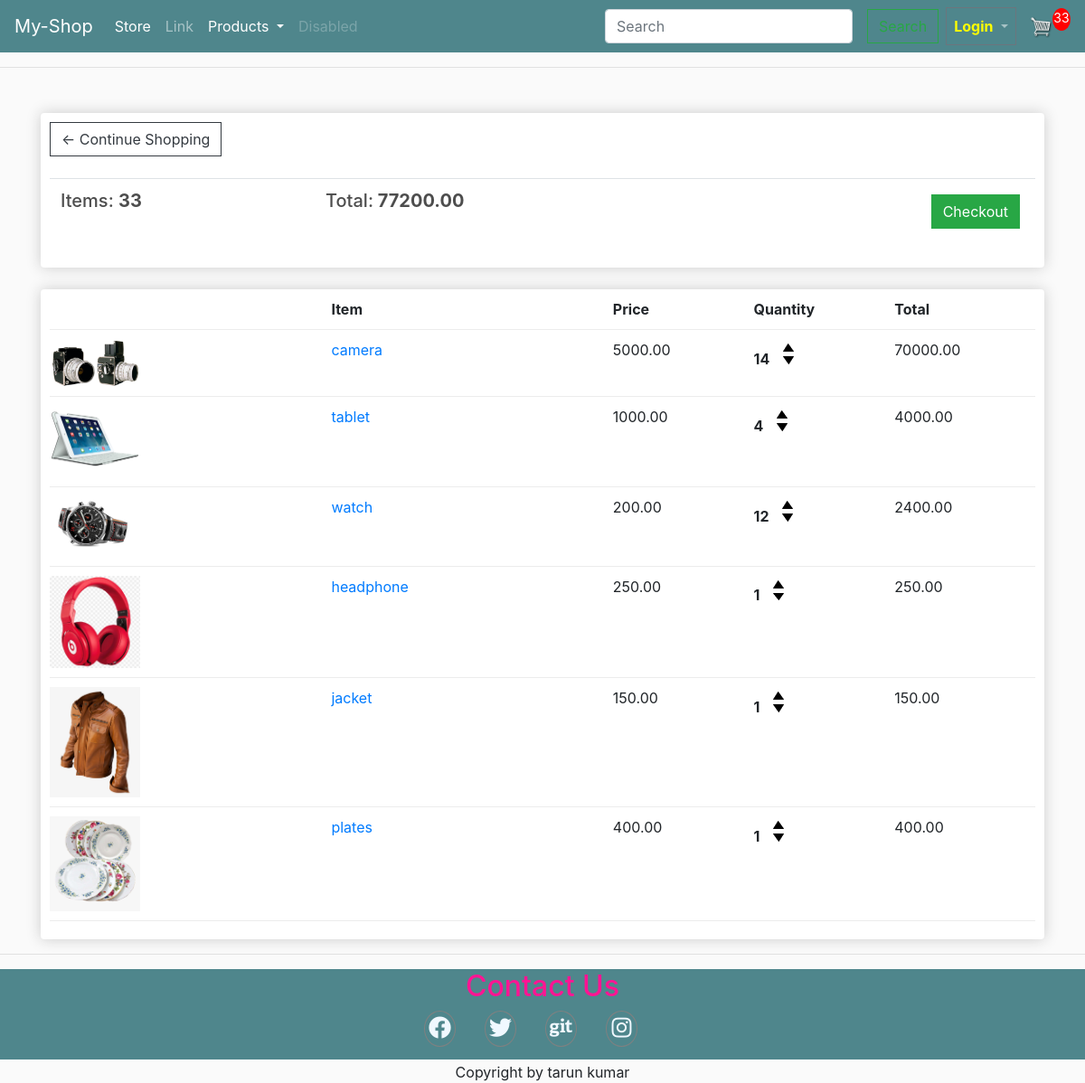
The page /cart/ (signed in) on the database as committed earlier.
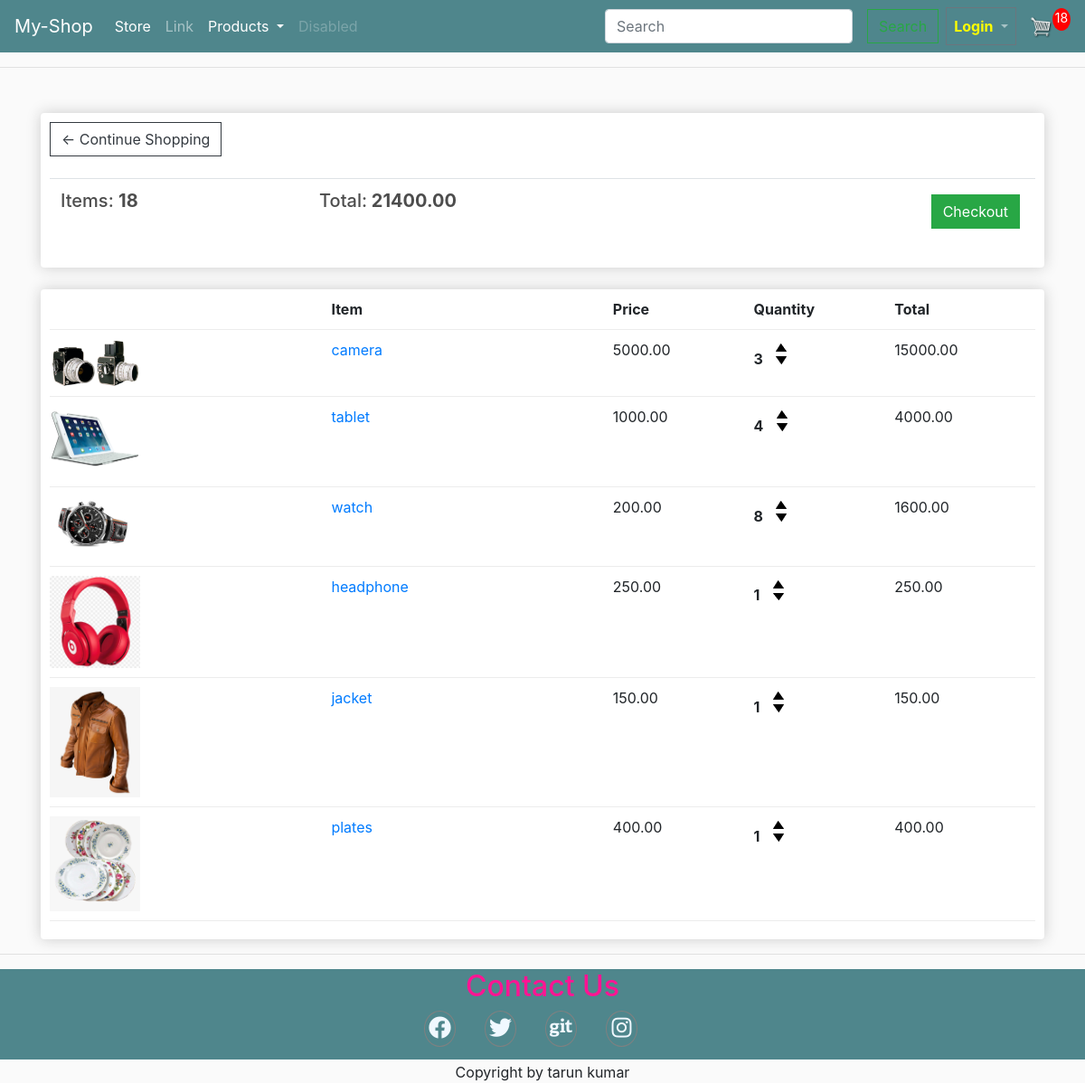
The same page on the database as committed later.
### store/models.py (models this page shows, shortened)
class Order(models.Model):
    customer = models.ForeignKey(Customer, on_delete=models.SET_NULL, blank=True,null=True)
    date_order = models.DateTimeField( auto_now_add=True)
    complete =  models.BooleanField(default=False,null=True,blank=False)
    transaction_id = models.CharField( max_length=200,null=True)
    @property
    def get_cart_total(self):
        orderitems = self.orderitem_set.all()
        total = sum([item.get_total for item in orderitems])
        return total
    @property
    def get_cart_items(self):
        orderitems = self.orderitem_set.all()
        total = sum([item.quantity for item in orderitems])
        return total

class OrderItem(models.Model):
    product = models.ForeignKey(Product, on_delete=models.SET_NULL, blank=True,null=True)
    order = models.ForeignKey(Order, on_delete=models.SET_NULL, blank=True,null=True)
    quantity = models.IntegerField(default=0, null=True,blank=True)
    date_added = models.DateTimeField(auto_now_add=True)
    @property
    def get_total(self):
        total = self.product.price * self.quantity
        return total

class Product(models.Model):
    name = models.CharField(null=True, max_length=50)
    modeltype = models.CharField(null=True, max_length=50)
    price = models.DecimalField( max_digits=7, decimal_places=2)
    productDetail = models.TextField(null=True,blank=True)
    degital = models.BooleanField(default=False,null=True,blank=False)
    image = models.ImageField(null=True,blank=True)
    @property
    def imageURL(self):
        try:
            url = self.image.url
        except:
            url = ''
        return url

### store/views.py (the view)
# urls.py: path('cart/', views.cart, name="cart"),
def cart(request):
	if request.user.is_authenticated:
		customer = request.user.customer
		order,created = Order.objects.get_or_create(customer=customer,complete=False)
		items = order.orderitem_set.all()
		cartItems = order.get_cart_items
	else:
		items = []
		order = {'get_cart_total':0, 'get_cart_item':0,'shipping':False}
		cartItems = order.get_cart_items
		return redirect('login_attampt')
	context = {'items':items,'order':order,'cartItems':cartItems}
	return render(request, 'store/cart.html', context)

### store/templates/store/cart.html (shortened to what this page needs)
{% extends 'store/main.html' %}
{% load static %}
{% block content %}
</head>
<body>
	<div class="row">
		<div class="col-lg-12">
			<div class="box-element">
				<a  class="btn btn-outline-dark" href="{% url 'store' %}">&#x2190; Continue Shopping</a>
				<br>
				<br>
				<table class="table">
					<tr>
						<th><h5>Items: <strong>{{order.get_cart_items}}</strong></h5></th>
						<th><h5>Total:<strong> {{order.get_cart_total}}</strong></h5></th>
						<th>
							<a  style="float:right; margin:5px;" class="btn btn-success" href="{% url 'checkout' %}">Checkout</a>
						</th>
					</tr>
				</table>
			</div>
			<br>
			<div class="box-element">
				<div class="cart-row">
					<div style="flex:2"></div>
					<div style="flex:2"><strong>Item</strong></div>
					<div style="flex:1"><strong>Price</strong></div>
					<div style="flex:1"><strong>Quantity</strong></div>
					<div style="flex:1"><strong>Total</strong></div>
				</div>
				{% for item in items %}
				<div class="cart-row">
					<div style="flex:2"><img class="row-image" src="{{item.product.imageURL}}"></div>
					<div style="flex:2"><a class="" href="{% url 'product_detail' item.product.name %}">{{item.product.name}}</a></div>
					<div style="flex:1"><p>{{item.product.price|floatformat:2}}</p></div>
					<div style="flex:1">
						<p class="quantity">{{item.quantity}}</p>
						<div class="quantity">
							<img data-product="{{item.product.id}}"data-action="add" class="chg-quantity update-cart add" src="{% static  'images/arrow-up.png' %}">
							<img data-product="{{item.product.id}}"data-action="remove" class="chg-quantity update-cart remove" src="{% static  'images/arrow-down.png' %}">
						</div>
					</div>
					<div style="flex:1"><p>{{item.get_total}}</p></div>
				</div>
				{% endfor %}
			</div>
		</div>
	</div>
{% endblock content %}

### store/templates/store/main.html (shortened to what this page needs)
<!DOCTYPE html> {% load static %}
<html>
<head>
    <link rel="stylesheet" href="https://stackpath.bootstrapcdn.com/bootstrap/4.4.1/css/bootstrap.min.css">
    <link rel="stylesheet" type="text/css" href="{% static 'css/main.css' %}">
    <link rel="stylesheet" href="https://use.fontawesome.com/releases/v5.8.1/css/all.css">
</head>
<body>
    <nav class="navbar navbar-expand-lg navbar-dark bg-dark">
        <a class="navbar-brand" href="{% url 'store' %}">My-Shop</a>
        <div class="collapse navbar-collapse" id="navbarSupportedContent">
            <ul class="navbar-nav mr-auto">
                <li class="nav-item active">
                    <a class="nav-link" href="{% url 'store' %}">Store <span class="sr-only">(current)</span></a>
                </li>
                <li class="nav-item">
                    <a class="nav-link" href="#">Link</a>
                </li>
                <li class="nav-item dropdown">
                    <a class="nav-link dropdown-toggle active" href="#" id="navbarDropdown" role="button" data-toggle="dropdown" aria-haspopup="true" aria-expanded="false">
          Products
        </a>
                </li>
                <li class="nav-item">
                    <a class="nav-link disabled" href="#">Disabled</a>
                </li>
            </ul>
            <form class="form-inline my-2 my-lg-0">
                <input class="form-control mr-sm-2" type="search" placeholder="Search" aria-label="Search">
                <button class="btn btn-outline-success my-2 my-sm-0 mx-2" type="submit">Search</button>
            </form>
        </div>
        <div class="form-inline my-2 my-lg-0">
            <ul class="navbar-nav mr-auto">
                <li class="nav-item dropdown">
                    <a class="nav-link dropdown-toggle btn btn-outline-secondary" href="#" id="navbarDropdown" role="button" data-toggle="dropdown" aria-haspopup="true" aria-expanded="false">
                        <strong style="color:yellow">Login</strong>
                    </a>
                </li>
            </ul>
            <a href="{% url 'cart' %}">
                <img id="cart-icon" src="{% static 'images/cart.png' %}">
            </a>
            <p id="cart-total">{{cartItems}}</p>
        </div>
    </nav>
    <hr>
    <div class="container">
        <br> {% block content %} {% endblock content %}
    </div>
    <hr>
    <footer>
        <div class="container text-center ">
            <h2>Contact Us</h2>
            <div class="link text-center">
                <ul>
                    <li>
                        <a href="#"><i class="fab fa-facebook"></i></a>
                    </li>
                    <li>
                        <a href="#"><i class="fab fa-twitter"></i></a>
                    </li>
                    <li>
                        <a href="#"><i class="fab fa-git"></i></a>
                    </li>
                    <li>
                        <a href="#"><i class="fab fa-instagram"></i></a>
                    </li>
                </ul>
            </div>
            <p>Copyright by tarun kumar</p>
        </div>
    </footer>
</body>
</html>

### static/css/main.css (style rules this page uses)
body { background-color: hsl(0, 0%, 98%); }
h1, h2, h3, h4, h5, h6 { color: hsl(0, 0%, 30%); }
.box-element { box-shadow: hsl(0, 0%, 80%) 0 0 16px; background-color: #fff; border-radius: 4px; padding: 10px; }
.bg-dark { background-color: #4f868c!important; }
#cart-icon { width: 25px; display: inline-block; margin-left: 15px; }
#cart-total { display: block; text-align: center; color: #fff; background-color: red; width: 20px; height: 25px; border-radius: 50%; font-size: 14px; }
.col-lg-4, .col-lg-6, .col-lg-8, .col-lg-12 { margin-top: 10px; }
.btn { border-radius: 0; }
.row-image { width: 100px; }
.cart-row { display: flex; align-items: flex-stretch; padding-bottom: 10px; margin-bottom: 10px; border-bottom: 1px solid #ececec; }
.quantity { display: inline-block; font-weight: 700; padding-right: 10px; }
.chg-quantity { width: 12px; cursor: pointer; display: block; margin-top: 5px; transition: .1s; }

### store/templates/store/main.html (style rules this page uses)
footer { height: 100px; width: 100%; background-color: #4f868c!important; }
footer .container h2 { color: deeppink; }
footer .container .link ul { display: flex; list-style-type: none; margin-left: 22rem; }
footer .container .link ul li { text-decoration: none; border: 1px solid grey; border-radius: 50%; margin-left: 2rem; width: 35px; }
footer .container .link ul li a { text-decoration: none; font-size: 25px; font-weight: 500; color: aliceblue; }

Rows that differ between the two databases and show on the page:
changed through a linked row, Order: get_cart_items "33" → "18"; get_cart_total "77200.00" → "21400.00"
changed OrderItem "camera": quantity "14" → "3"; get_total "70000.00" → "15000.00"
changed OrderItem "watch": quantity "12" → "8"; get_total "2400.00" → "1600.00"
Other text that changed with them:
{{ cartItems }}: "33" → "18"
